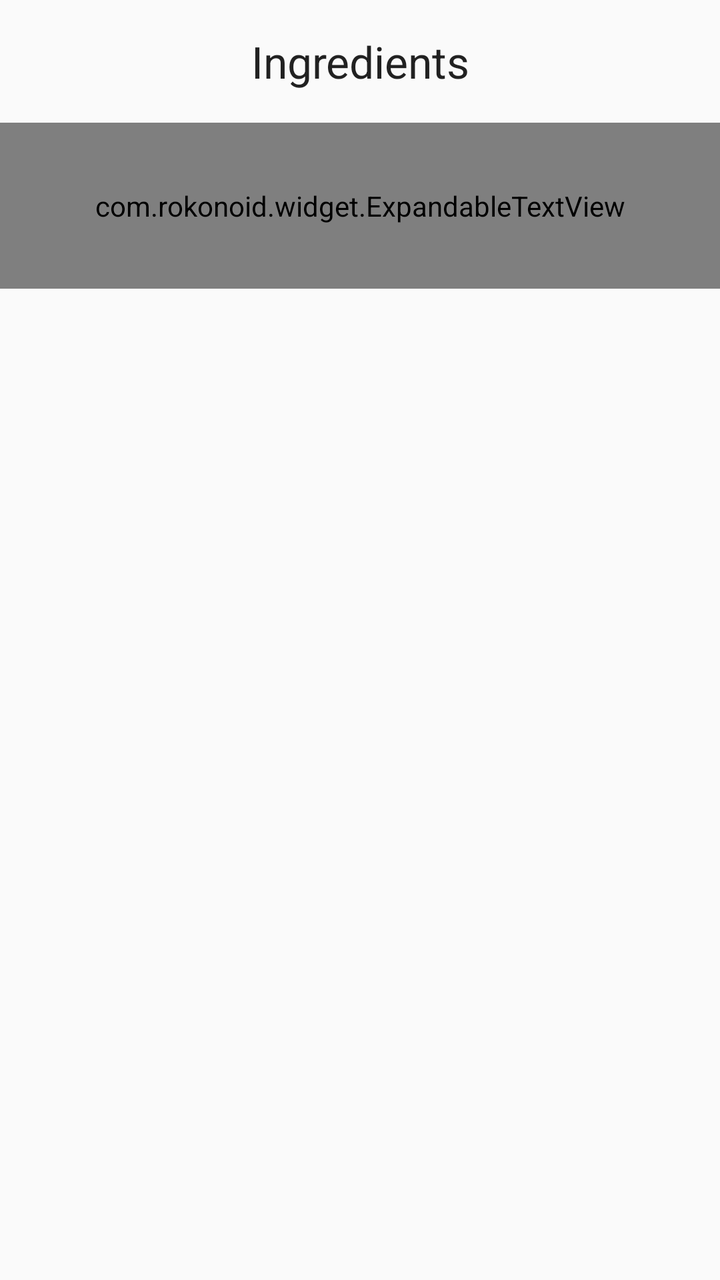
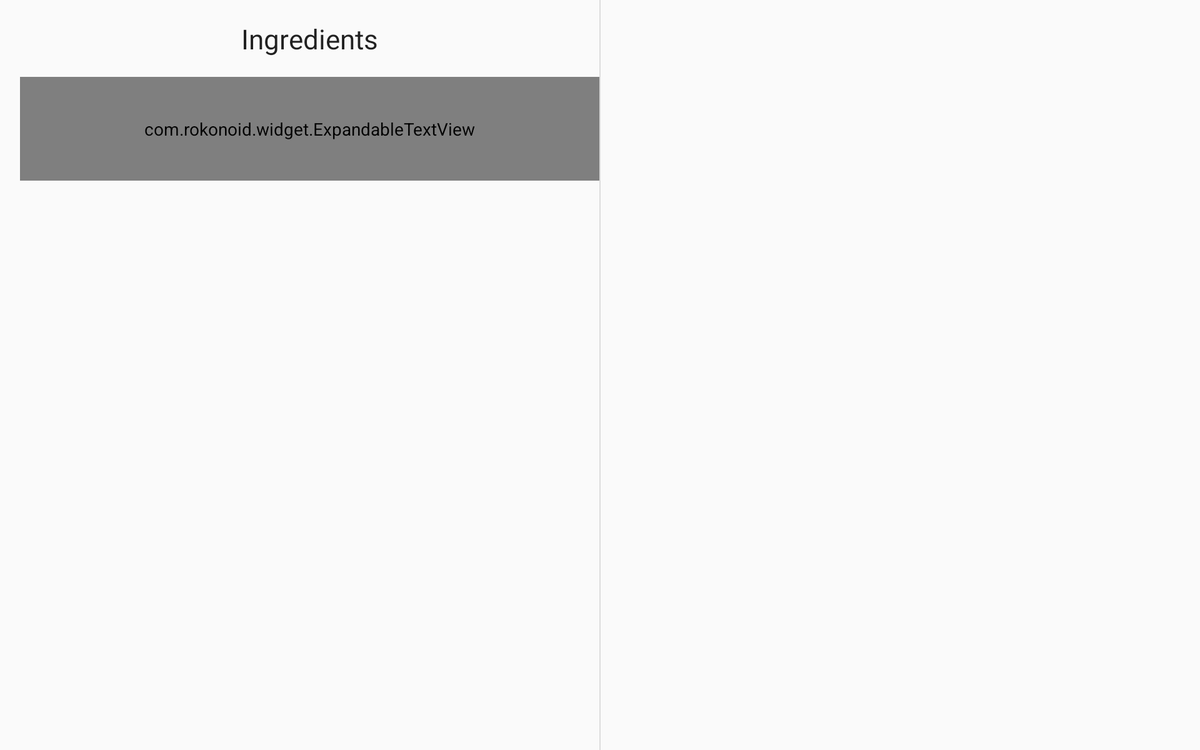

Two renders of one Android screen. The first uses the default layout on a phone; the second uses the alternative layout the repository ships for a different screen configuration, on a matching device. The two XML files are below.
<!-- AndroidManifest.xml: activity theme AppTheme.NoActionBar -->
<!-- res/layout/recipe_detail.xml -->
<?xml version="1.0" encoding="utf-8"?>
<LinearLayout xmlns:android="http://schemas.android.com/apk/res/android"
    xmlns:app="http://schemas.android.com/apk/res-auto"
    android:layout_width="match_parent"
    android:layout_height="match_parent"
    android:orientation="vertical">

    <androidx.core.widget.NestedScrollView
        android:layout_width="match_parent"
        android:layout_height="match_parent"
        android:scrollbars="vertical">

        <LinearLayout
            android:layout_width="match_parent"
            android:layout_height="wrap_content"
            android:focusable="true"
            android:focusableInTouchMode="true"
            android:orientation="vertical">

            <TextView xmlns:android="http://schemas.android.com/apk/res/android"
                xmlns:tools="http://schemas.android.com/tools"
                android:id="@+id/ingredients_title"
                style="?android:attr/textAppearanceLarge"
                android:layout_width="match_parent"
                android:layout_height="wrap_content"
                android:gravity="center_horizontal"
                android:padding="16dp"
                android:text="Ingredients"
                tools:context=".RecipeDetailActivity" />

            <com.rokonoid.widget.ExpandableTextView xmlns:android="http://schemas.android.com/apk/res/android"
                xmlns:tools="http://schemas.android.com/tools"
                android:id="@+id/recipe_detail"
                style="?android:attr/textAppearanceMedium"
                android:layout_width="match_parent"
                android:layout_height="wrap_content"
                android:gravity="start"
                android:padding="32dp"
                tools:context=".RecipeDetailActivity" />

            <RelativeLayout
                android:layout_width="match_parent"
                android:layout_height="wrap_content">

                <androidx.recyclerview.widget.RecyclerView xmlns:android="http://schemas.android.com/apk/res/android"
                    android:id="@+id/recycler_view_steps"
                    style="?android:attr/textAppearanceMedium"
                    android:layout_width="match_parent"
                    android:layout_height="match_parent"
                    android:padding="16dp"
                    android:focusable="false"
                    android:focusableInTouchMode="false" />
            </RelativeLayout>
        </LinearLayout>
    </androidx.core.widget.NestedScrollView>
</LinearLayout>
<!-- resources referenced by this layout -->
<resources>
  <style name="AppTheme.NoActionBar">
          <item name="windowActionBar">false</item>
          <item name="windowNoTitle">true</item>
      </style>
</resources>
<!-- res/layout-w900dp/recipe_detail.xml (the repository's variant of the layout above) -->
<!-- drawn on a 7-inch tablet turned sideways -->
<?xml version="1.0" encoding="utf-8"?>
<LinearLayout xmlns:android="http://schemas.android.com/apk/res/android"
    xmlns:tools="http://schemas.android.com/tools"
    android:layout_width="match_parent"
    android:layout_height="match_parent"
    android:layout_marginLeft="16dp"
    android:layout_marginRight="16dp"
    android:baselineAligned="false"
    android:divider="?android:attr/dividerHorizontal"
    android:orientation="horizontal"
    android:showDividers="middle"
    tools:context=".RecipeDetailActivity">
    
<LinearLayout xmlns:android="http://schemas.android.com/apk/res/android"
    android:layout_width="0dp"
    android:layout_height="match_parent"
    android:orientation="vertical"
    android:layout_weight="1">

    <androidx.core.widget.NestedScrollView
        android:layout_width="match_parent"
        android:layout_height="match_parent"
        android:scrollbars="vertical">

        <LinearLayout
            android:layout_width="match_parent"
            android:layout_height="wrap_content"
            android:focusable="true"
            android:focusableInTouchMode="true"
            android:orientation="vertical">

            <TextView xmlns:android="http://schemas.android.com/apk/res/android"
                xmlns:tools="http://schemas.android.com/tools"
                android:id="@+id/ingredients_title"
                style="?android:attr/textAppearanceLarge"
                android:layout_width="match_parent"
                android:layout_height="wrap_content"
                android:gravity="center_horizontal"
                android:padding="16dp"
                android:text="Ingredients"
                tools:context=".RecipeDetailActivity" />

            <com.rokonoid.widget.ExpandableTextView xmlns:android="http://schemas.android.com/apk/res/android"
                xmlns:tools="http://schemas.android.com/tools"
                android:id="@+id/recipe_detail"
                style="?android:attr/textAppearanceMedium"
                android:layout_width="match_parent"
                android:layout_height="wrap_content"
                android:gravity="start"
                android:padding="32dp"
                tools:context=".RecipeDetailActivity" />

            <RelativeLayout
                android:layout_width="match_parent"
                android:layout_height="wrap_content">

                <androidx.recyclerview.widget.RecyclerView xmlns:android="http://schemas.android.com/apk/res/android"
                    android:id="@+id/recycler_view_steps"
                    style="?android:attr/textAppearanceMedium"
                    android:layout_width="match_parent"
                    android:layout_height="match_parent"
                    android:padding="16dp"
                    android:focusable="false"
                    android:focusableInTouchMode="false"/>
            </RelativeLayout>
        </LinearLayout>
    </androidx.core.widget.NestedScrollView>
</LinearLayout>
    <FrameLayout
        android:id="@+id/recipe_step_detail_container"
        android:layout_width="0dp"
        android:layout_height="match_parent"
        android:layout_weight="1" />
</LinearLayout>
